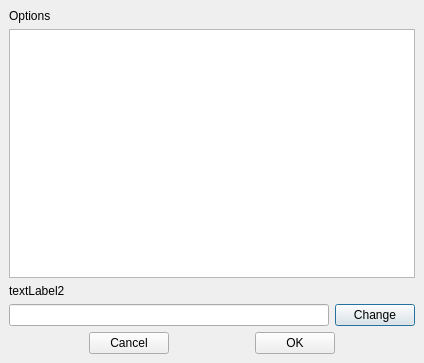
<ui version="4.0" >
 <author></author>
 <comment></comment>
 <exportmacro></exportmacro>
 <class>options_dlg</class>
 <widget class="QDialog" name="options_dlg" >
  <property name="geometry" >
   <rect>
    <x>0</x>
    <y>0</y>
    <width>424</width>
    <height>363</height>
   </rect>
  </property>
  <property name="windowTitle" >
   <string>Set Options</string>
  </property>
  <layout class="QGridLayout" >
   <property name="margin" >
    <number>9</number>
   </property>
   <property name="spacing" >
    <number>6</number>
   </property>
   <item row="0" column="0" >
    <layout class="QVBoxLayout" >
     <property name="margin" >
      <number>0</number>
     </property>
     <property name="spacing" >
      <number>6</number>
     </property>
     <item>
      <layout class="QVBoxLayout" >
       <property name="margin" >
        <number>0</number>
       </property>
       <property name="spacing" >
        <number>6</number>
       </property>
       <item>
        <widget class="QLabel" name="textLabel1" >
         <property name="text" >
          <string>Options</string>
         </property>
        </widget>
       </item>
       <item>
        <widget class="QListWidget" name="opt_list" />
       </item>
      </layout>
     </item>
     <item>
      <layout class="QVBoxLayout" >
       <property name="margin" >
        <number>0</number>
       </property>
       <property name="spacing" >
        <number>6</number>
       </property>
       <item>
        <widget class="QLabel" name="opt_name" >
         <property name="text" >
          <string>textLabel2</string>
         </property>
        </widget>
       </item>
       <item>
        <layout class="QHBoxLayout" >
         <property name="margin" >
          <number>0</number>
         </property>
         <property name="spacing" >
          <number>6</number>
         </property>
         <item>
          <widget class="QLineEdit" name="opt_value" />
         </item>
         <item>
          <widget class="QPushButton" name="change_btn" >
           <property name="text" >
            <string>Change</string>
           </property>
          </widget>
         </item>
        </layout>
       </item>
      </layout>
     </item>
     <item>
      <layout class="QHBoxLayout" >
       <property name="margin" >
        <number>0</number>
       </property>
       <property name="spacing" >
        <number>6</number>
       </property>
       <item>
        <spacer>
         <property name="orientation" >
          <enum>Qt::Horizontal</enum>
         </property>
         <property name="sizeType" >
          <enum>QSizePolicy::Expanding</enum>
         </property>
         <property name="sizeHint" >
          <size>
           <width>40</width>
           <height>20</height>
          </size>
         </property>
        </spacer>
       </item>
       <item>
        <widget class="QPushButton" name="cancel_btn" >
         <property name="text" >
          <string>Cancel</string>
         </property>
        </widget>
       </item>
       <item>
        <spacer>
         <property name="orientation" >
          <enum>Qt::Horizontal</enum>
         </property>
         <property name="sizeType" >
          <enum>QSizePolicy::Expanding</enum>
         </property>
         <property name="sizeHint" >
          <size>
           <width>40</width>
           <height>20</height>
          </size>
         </property>
        </spacer>
       </item>
       <item>
        <widget class="QPushButton" name="ok_btn" >
         <property name="text" >
          <string>OK</string>
         </property>
        </widget>
       </item>
       <item>
        <spacer>
         <property name="orientation" >
          <enum>Qt::Horizontal</enum>
         </property>
         <property name="sizeType" >
          <enum>QSizePolicy::Expanding</enum>
         </property>
         <property name="sizeHint" >
          <size>
           <width>40</width>
           <height>20</height>
          </size>
         </property>
        </spacer>
       </item>
      </layout>
     </item>
    </layout>
   </item>
  </layout>
 </widget>
 <layoutdefault spacing="6" margin="11" />
 <pixmapfunction>qPixmapFromMimeSource</pixmapfunction>
 <resources/>
 <connections/>
</ui>
